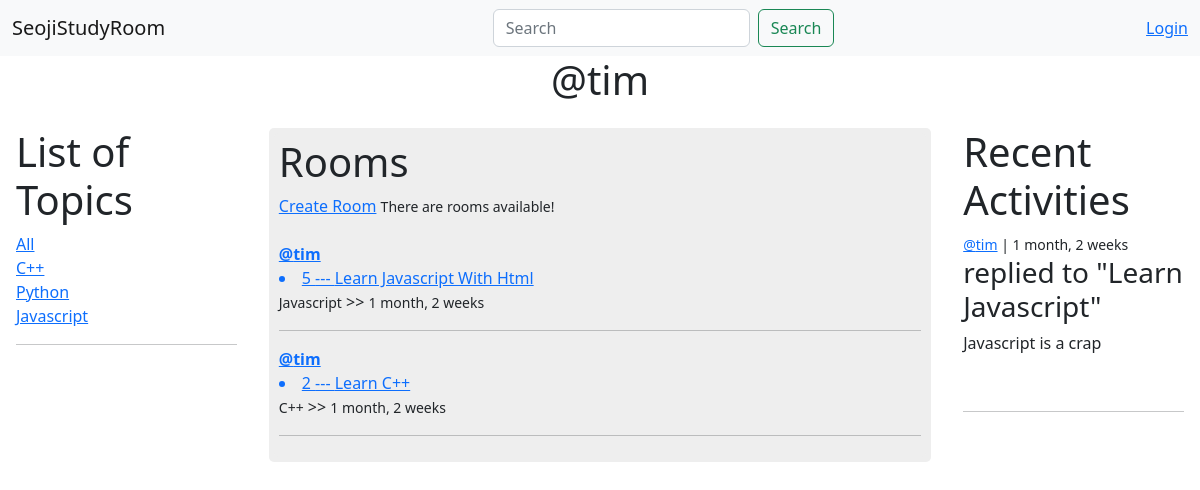
The page /user_profile/2 on the database its author committed.
### base/models.py (models this page shows, shortened)
class Topic(models.Model):
    name = models.CharField(max_length=200)

class Room(models.Model):
    host = models.ForeignKey(User, on_delete=models.SET_NULL, null=True)
    topic = models.ForeignKey(Topic, on_delete=models.SET_NULL, null=True)
    name = models.CharField(max_length=200)
    description = models.TextField(null=True, blank=True)
    participants = models.ManyToManyField(User, related_name='participants', null=True)
    updated = models.DateTimeField(auto_now=True)
    created = models.DateTimeField(auto_now_add=True)
    class Meta:
        ordering = ['-created', '-updated']
    def __str__(self):
        return self.name

class Message(models.Model):
    user = models.ForeignKey(User, on_delete=models.CASCADE)
    room = models.ForeignKey(Room, on_delete=models.CASCADE)
    body = models.TextField()
    updated = models.DateTimeField(auto_now=True)
    created = models.DateTimeField(auto_now_add=True)
    class Meta:
        ordering = ['-created', '-updated']
    def __str__(self):
        return self.body[0:50]

### base/views.py (the view)
# urls.py: path('user_profile/<str:id>', views.user_profile, name='user-profile'),
def user_profile(request, id):
    user = User.objects.get(pk=id)
    rooms = user.room_set.all()
    topic = Topic.objects.all()
    room_messages = user.message_set.all()
    context = { 'rooms': rooms, 'user': user, 'topics': topic, 'room_messages': room_messages}
    return render(request, 'base/user_profile.html', context)

### base/templates/base/user_profile.html (shortened to what this page needs)
{% extends 'layout.html' %}
{% block body %}
<h1 class="user">@{{user.username}}</h1>
<div class="profile-container">
    <div >
        {% include 'base/topic_component.html' %}
    </div>
    <div class="rooms-container">
        {% include 'base/room_component.html' %}
    </div>
    <div>
        {% include 'base/activity_component.html' %}
    </div>
</div>
{% endblock %}

### base/templates/base/topic_component.html
<div class="topics-container">
    <h1>List of Topics</h1>
    <a href="{% url 'home' %}">All</a>
    {% for topic in topics %}
    <div>
        <a href="{% url 'home' %}?q={{topic.name}}">{{topic.name}}</a>
    </div>
    {% endfor %}
    <hr>
</div>

### base/templates/base/room_component.html (shortened to what this page needs)
<div class="rooms-container">
    <h1>Rooms</h1><span><a href="{% url 'create-room' %}">Create Room</a></span>
    <small>There are {{rooms_count}} rooms available!</small><br><br>
    {% for room in rooms %}
    <a href="{% url 'user-profile' room.host.id %}"><span><b>@{{room.host}}</b></span></a>
    <a href="{% url 'room' room.id %}"><li>{{room.id}} --- {{room.name}} </li></a>
    <small>{{room.topic.name}}</small>  >>
    <small>{{room.created|timesince}}</small>
    <hr>
    {% endfor %}
</div>

### base/templates/base/activity_component.html (shortened to what this page needs)
<div class="recent-activities">
    <h1>Recent Activities</h1>
    {% for message in room_messages %}
    <small><a href="{% url 'user-profile' message.user.id %}">@{{message.user}}</a> | {{message.created|timesince}}</small>
    <h3>replied to "{{message.room}}"</h3>
    <p>{{message}}</p>
    <br><hr>
    {%endfor%}
</div>

### base/templates/base/user_profile.html (style rules this page uses)
.profile-container { display: grid; grid-template-columns: 1fr 3fr 1fr; padding: 1rem; gap: 2rem; align-items: flex-start; }
.rooms-container { background-color: #eee; border-radius: 5px; padding: 5px; }
.user { text-align: center; }

### rows shown on the page
Topic: name "C++"
Topic: name "Python"
Topic: name "Javascript"
Room: host "tim", id "5", name "Learn Javascript With Html", topic.name "Javascript", created "1 month, 2 weeks"
Room: host "tim", id "2", name "Learn C++", topic.name "C++", created "1 month, 2 weeks"
Message: user "tim", created "1 month, 2 weeks", room "Learn Javascript", body "Javascript is a crap"

### other values the page prints
{{ user.username }} "tim"
